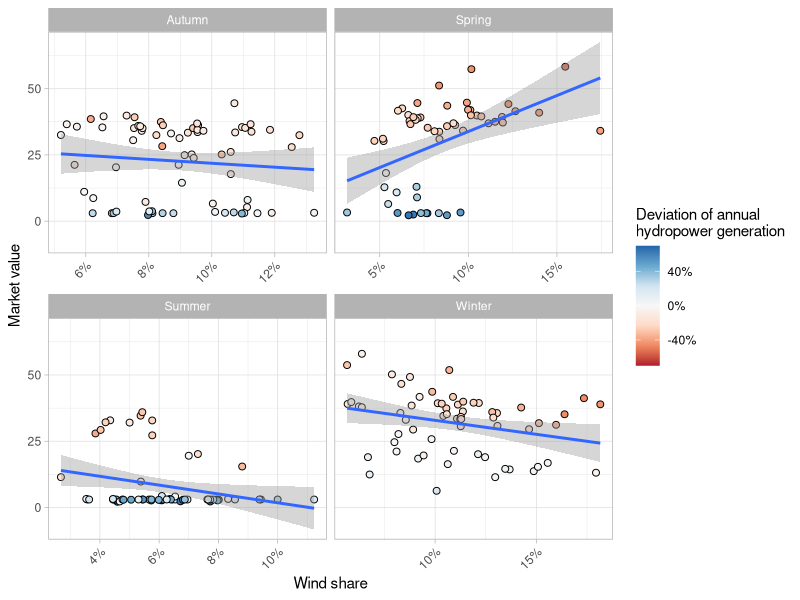

Reproduce this figure in R.
# This code has been used to generate the figures in the following report:
# De Felice, M., Busch, S., Kanellopoulos, K., Kavvadias, K. and Hidalgo Gonzalez, I.,
# Power system flexibility in a variable climate,
# ISBN 978-92-76-18183-5 (online), doi:10.2760/75312 (online)
# This code is released under Creative Commons Attribution 4.0 International (CC BY 4.0) licence
# (https://creativecommons.org/licenses/by/4.0/).

library(tidyverse)

toplot_filtered <- read_csv("data_figure36.csv")

g <- ggplot(toplot_filtered, aes(
  x = share,
  y = market_value
)) +
  geom_point(size = 2, alpha = 1, shape = 21, aes(fill = dev_water_share / 100)) +
  scale_fill_distiller(
    palette = "RdBu", direction = 1,
    labels = scales::percent_format(accuracy = 1),
    name = "Deviation of annual \nhydropower generation",
    limits = c(-0.7, 0.7)
  ) +
  scale_x_continuous(labels = scales::percent_format(accuracy = 1)) +
  labs(
    y = "Market value",
    x = "Wind share"
  ) +
  theme_light() +
  theme(axis.text.x = element_text(angle = 45, hjust = 1)) +
  stat_smooth(aes(group = season), method = "lm") +
  facet_wrap(~season, scales = "free_x")

ggsave(
  filename = "figure36.png",
  width = 7, height = 5
)
